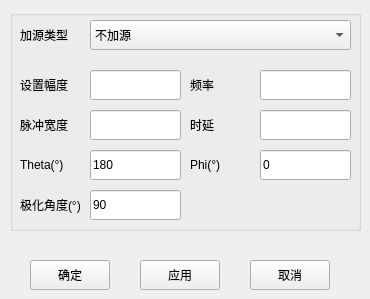
<?xml version="1.0" encoding="UTF-8"?>
<ui version="4.0">
 <class>frmPlaneWave</class>
 <widget class="QMainWindow" name="frmPlaneWave">
  <property name="geometry">
   <rect>
    <x>0</x>
    <y>0</y>
    <width>370</width>
    <height>299</height>
   </rect>
  </property>
  <property name="windowTitle">
   <string>平面波</string>
  </property>
  <widget class="QWidget" name="centralwidget">
   <widget class="QPushButton" name="btnApply">
    <property name="geometry">
     <rect>
      <x>140</x>
      <y>260</y>
      <width>80</width>
      <height>30</height>
     </rect>
    </property>
    <property name="text">
     <string>应用</string>
    </property>
   </widget>
   <widget class="QPushButton" name="btnCancel">
    <property name="geometry">
     <rect>
      <x>250</x>
      <y>260</y>
      <width>80</width>
      <height>30</height>
     </rect>
    </property>
    <property name="text">
     <string>取消</string>
    </property>
   </widget>
   <widget class="QPushButton" name="btnOK">
    <property name="geometry">
     <rect>
      <x>30</x>
      <y>260</y>
      <width>80</width>
      <height>30</height>
     </rect>
    </property>
    <property name="text">
     <string>确定</string>
    </property>
   </widget>
   <widget class="QGroupBox" name="groupLoad">
    <property name="geometry">
     <rect>
      <x>10</x>
      <y>10</y>
      <width>351</width>
      <height>221</height>
     </rect>
    </property>
    <property name="title">
     <string/>
    </property>
    <widget class="QLineEdit" name="txtAmplitude">
     <property name="geometry">
      <rect>
       <x>80</x>
       <y>60</y>
       <width>91</width>
       <height>30</height>
      </rect>
     </property>
    </widget>
    <widget class="QLabel" name="label_4">
     <property name="geometry">
      <rect>
       <x>10</x>
       <y>60</y>
       <width>60</width>
       <height>30</height>
      </rect>
     </property>
     <property name="text">
      <string>设置幅度</string>
     </property>
     <property name="alignment">
      <set>Qt::AlignLeading|Qt::AlignLeft|Qt::AlignVCenter</set>
     </property>
    </widget>
    <widget class="QLabel" name="label_5">
     <property name="geometry">
      <rect>
       <x>180</x>
       <y>60</y>
       <width>60</width>
       <height>30</height>
      </rect>
     </property>
     <property name="text">
      <string>频率</string>
     </property>
     <property name="alignment">
      <set>Qt::AlignLeading|Qt::AlignLeft|Qt::AlignVCenter</set>
     </property>
    </widget>
    <widget class="QLineEdit" name="txtFrequency">
     <property name="geometry">
      <rect>
       <x>250</x>
       <y>60</y>
       <width>91</width>
       <height>30</height>
      </rect>
     </property>
    </widget>
    <widget class="QLabel" name="label_6">
     <property name="geometry">
      <rect>
       <x>180</x>
       <y>100</y>
       <width>60</width>
       <height>30</height>
      </rect>
     </property>
     <property name="text">
      <string>时延</string>
     </property>
     <property name="alignment">
      <set>Qt::AlignLeading|Qt::AlignLeft|Qt::AlignVCenter</set>
     </property>
    </widget>
    <widget class="QLabel" name="label_7">
     <property name="geometry">
      <rect>
       <x>10</x>
       <y>100</y>
       <width>60</width>
       <height>30</height>
      </rect>
     </property>
     <property name="text">
      <string>脉冲宽度</string>
     </property>
     <property name="alignment">
      <set>Qt::AlignLeading|Qt::AlignLeft|Qt::AlignVCenter</set>
     </property>
    </widget>
    <widget class="QLineEdit" name="txtDelay">
     <property name="geometry">
      <rect>
       <x>250</x>
       <y>100</y>
       <width>91</width>
       <height>30</height>
      </rect>
     </property>
    </widget>
    <widget class="QLineEdit" name="txtPluseWidth">
     <property name="geometry">
      <rect>
       <x>80</x>
       <y>100</y>
       <width>91</width>
       <height>30</height>
      </rect>
     </property>
    </widget>
    <widget class="QComboBox" name="cbxWaveType">
     <property name="geometry">
      <rect>
       <x>80</x>
       <y>10</y>
       <width>261</width>
       <height>30</height>
      </rect>
     </property>
     <item>
      <property name="text">
       <string>不加源</string>
      </property>
     </item>
     <item>
      <property name="text">
       <string>正弦波</string>
      </property>
     </item>
     <item>
      <property name="text">
       <string>调制高斯脉冲</string>
      </property>
     </item>
     <item>
      <property name="text">
       <string>自定义波形</string>
      </property>
     </item>
    </widget>
    <widget class="QLabel" name="label_8">
     <property name="geometry">
      <rect>
       <x>10</x>
       <y>10</y>
       <width>60</width>
       <height>30</height>
      </rect>
     </property>
     <property name="text">
      <string>加源类型</string>
     </property>
     <property name="alignment">
      <set>Qt::AlignLeading|Qt::AlignLeft|Qt::AlignVCenter</set>
     </property>
    </widget>
    <widget class="QLabel" name="label_9">
     <property name="geometry">
      <rect>
       <x>10</x>
       <y>140</y>
       <width>60</width>
       <height>30</height>
      </rect>
     </property>
     <property name="text">
      <string>Theta(°)</string>
     </property>
     <property name="alignment">
      <set>Qt::AlignLeading|Qt::AlignLeft|Qt::AlignVCenter</set>
     </property>
    </widget>
    <widget class="QLineEdit" name="txtTheta">
     <property name="geometry">
      <rect>
       <x>80</x>
       <y>140</y>
       <width>91</width>
       <height>30</height>
      </rect>
     </property>
     <property name="text">
      <string>180</string>
     </property>
    </widget>
    <widget class="QLineEdit" name="txtPhi">
     <property name="geometry">
      <rect>
       <x>250</x>
       <y>140</y>
       <width>91</width>
       <height>30</height>
      </rect>
     </property>
     <property name="text">
      <string>0</string>
     </property>
    </widget>
    <widget class="QLabel" name="lblPhi">
     <property name="geometry">
      <rect>
       <x>180</x>
       <y>140</y>
       <width>60</width>
       <height>30</height>
      </rect>
     </property>
     <property name="text">
      <string>Phi(°)</string>
     </property>
     <property name="alignment">
      <set>Qt::AlignLeading|Qt::AlignLeft|Qt::AlignVCenter</set>
     </property>
    </widget>
    <widget class="QLineEdit" name="txtEAngle">
     <property name="geometry">
      <rect>
       <x>80</x>
       <y>180</y>
       <width>91</width>
       <height>30</height>
      </rect>
     </property>
     <property name="text">
      <string>90</string>
     </property>
    </widget>
    <widget class="QLabel" name="label_11">
     <property name="geometry">
      <rect>
       <x>10</x>
       <y>180</y>
       <width>60</width>
       <height>30</height>
      </rect>
     </property>
     <property name="text">
      <string>极化角度(°)</string>
     </property>
     <property name="alignment">
      <set>Qt::AlignLeading|Qt::AlignLeft|Qt::AlignVCenter</set>
     </property>
    </widget>
   </widget>
  </widget>
 </widget>
 <resources/>
 <connections/>
</ui>
